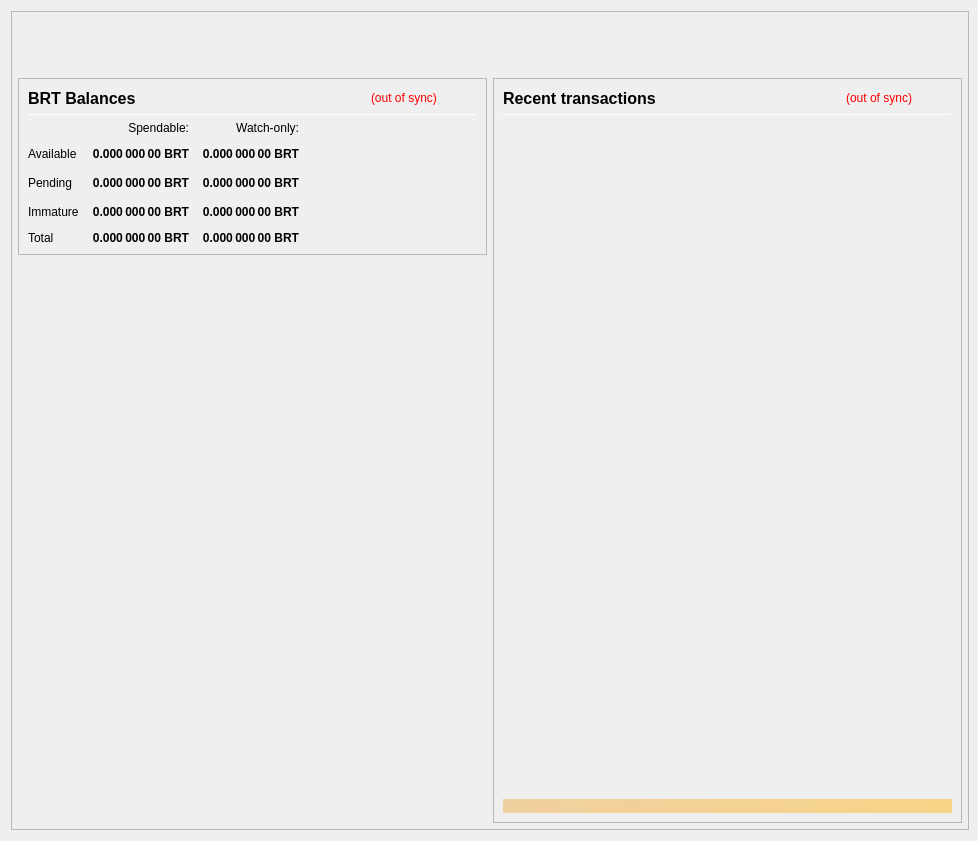
<?xml version="1.0" encoding="UTF-8"?>
<ui version="4.0">
 <class>OverviewPage</class>
 <widget class="QWidget" name="OverviewPage">
  <property name="geometry">
   <rect>
    <x>0</x>
    <y>0</y>
    <width>978</width>
    <height>841</height>
   </rect>
  </property>
  <property name="minimumSize">
   <size>
    <width>960</width>
    <height>682</height>
   </size>
  </property>
  <property name="font">
   <font>
    <weight>50</weight>
    <bold>false</bold>
   </font>
  </property>
  <property name="windowTitle">
   <string>Form</string>
  </property>
  <layout class="QVBoxLayout" name="topLayout" stretch="0">
   <property name="rightMargin">
    <number>9</number>
   </property>
   <item>
    <widget class="QFrame" name="frame_BG">
     <property name="minimumSize">
      <size>
       <width>850</width>
       <height>610</height>
      </size>
     </property>
     <property name="maximumSize">
      <size>
       <width>16777215</width>
       <height>16777215</height>
      </size>
     </property>
     <property name="frameShape">
      <enum>QFrame::StyledPanel</enum>
     </property>
     <property name="frameShadow">
      <enum>QFrame::Raised</enum>
     </property>
     <layout class="QVBoxLayout" name="verticalLayout_3" stretch="0">
      <property name="leftMargin">
       <number>0</number>
      </property>
      <property name="topMargin">
       <number>0</number>
      </property>
      <property name="rightMargin">
       <number>0</number>
      </property>
      <property name="bottomMargin">
       <number>6</number>
      </property>
      <item>
       <layout class="QVBoxLayout" name="verticalLayout_Master" stretch="0,1">
        <property name="leftMargin">
         <number>0</number>
        </property>
        <property name="topMargin">
         <number>0</number>
        </property>
        <property name="rightMargin">
         <number>0</number>
        </property>
        <property name="bottomMargin">
         <number>0</number>
        </property>
        <item>
         <widget class="QFrame" name="frame_Header">
          <layout class="QVBoxLayout" name="verticalLayout_Header" stretch="0">
           <property name="leftMargin">
            <number>0</number>
           </property>
           <property name="topMargin">
            <number>0</number>
           </property>
           <property name="rightMargin">
            <number>0</number>
           </property>
           <property name="bottomMargin">
            <number>0</number>
           </property>
           <item>
            <layout class="QHBoxLayout" name="horizontalLayout_Header" stretch="1,0">
             <property name="spacing">
              <number>6</number>
             </property>
             <item>
              <spacer name="horizontalSpacer_Header">
               <property name="orientation">
                <enum>Qt::Horizontal</enum>
               </property>
               <property name="sizeHint" stdset="0">
                <size>
                 <width>40</width>
                 <height>20</height>
                </size>
               </property>
              </spacer>
             </item>
             <item>
              <widget class="QLabel" name="labelOverviewHeaderRight">
               <property name="minimumSize">
                <size>
                 <width>464</width>
                 <height>60</height>
                </size>
               </property>
               <property name="maximumSize">
                <size>
                 <width>16777215</width>
                 <height>60</height>
                </size>
               </property>
               <property name="font">
                <font>
                 <pointsize>14</pointsize>
                </font>
               </property>
               <property name="text">
                <string/>
               </property>
               <property name="alignment">
                <set>Qt::AlignRight|Qt::AlignTrailing|Qt::AlignVCenter</set>
               </property>
              </widget>
             </item>
            </layout>
           </item>
          </layout>
         </widget>
        </item>
        <item>
         <widget class="QFrame" name="frame_Content">
          <layout class="QVBoxLayout" name="verticalLayout_Content">
           <property name="leftMargin">
            <number>6</number>
           </property>
           <property name="topMargin">
            <number>0</number>
           </property>
           <property name="rightMargin">
            <number>6</number>
           </property>
           <property name="bottomMargin">
            <number>0</number>
           </property>
           <item>
            <layout class="QHBoxLayout" name="horizontalLayout_Content" stretch="1,1">
             <property name="spacing">
              <number>6</number>
             </property>
             <item>
              <layout class="QVBoxLayout" name="verticalLayout_left" stretch="0,0">
               <item>
                <widget class="QFrame" name="frameBalances">
                 <property name="frameShape">
                  <enum>QFrame::StyledPanel</enum>
                 </property>
                 <property name="frameShadow">
                  <enum>QFrame::Raised</enum>
                 </property>
                 <layout class="QVBoxLayout" name="verticalLayout_4">
                  <item>
                   <layout class="QHBoxLayout" name="hlBalancesHeader" stretch="2,0,0">
                    <property name="spacing">
                     <number>6</number>
                    </property>
                    <item>
                     <widget class="QLabel" name="labelBalances">
                      <property name="minimumSize">
                       <size>
                        <width>0</width>
                        <height>0</height>
                       </size>
                      </property>
                      <property name="font">
                       <font>
                        <pointsize>12</pointsize>
                        <weight>75</weight>
                        <bold>true</bold>
                       </font>
                      </property>
                      <property name="text">
                       <string>BRT Balances</string>
                      </property>
                     </widget>
                    </item>
                    <item>
                     <widget class="QLabel" name="labelWalletStatus">
                      <property name="cursor">
                       <cursorShape>WhatsThisCursor</cursorShape>
                      </property>
                      <property name="toolTip">
                       <string>The displayed information may be out of date. Your wallet automatically synchronizes with the Barthor network after a connection is established, but this process has not completed yet.</string>
                      </property>
                      <property name="styleSheet">
                       <string notr="true">QLabel { color: red; }</string>
                      </property>
                      <property name="text">
                       <string notr="true">(out of sync)</string>
                      </property>
                      <property name="alignment">
                       <set>Qt::AlignLeading|Qt::AlignLeft|Qt::AlignVCenter</set>
                      </property>
                     </widget>
                    </item>
                    <item>
                     <spacer name="hsBalancesHeader">
                      <property name="orientation">
                       <enum>Qt::Horizontal</enum>
                      </property>
                      <property name="sizeHint" stdset="0">
                       <size>
                        <width>40</width>
                        <height>20</height>
                       </size>
                      </property>
                     </spacer>
                    </item>
                   </layout>
                  </item>
                  <item>
                   <widget class="Line" name="lineBalances">
                    <property name="minimumSize">
                     <size>
                      <width>0</width>
                      <height>1</height>
                     </size>
                    </property>
                    <property name="maximumSize">
                     <size>
                      <width>16777215</width>
                      <height>1</height>
                     </size>
                    </property>
                    <property name="orientation">
                     <enum>Qt::Horizontal</enum>
                    </property>
                   </widget>
                  </item>
                  <item>
                   <layout class="QGridLayout" name="gridLayout">
                    <property name="spacing">
                     <number>12</number>
                    </property>
                    <item row="2" column="2">
                     <widget class="QLabel" name="labelWatchPending">
                      <property name="font">
                       <font>
                        <weight>75</weight>
                        <bold>true</bold>
                       </font>
                      </property>
                      <property name="cursor">
                       <cursorShape>ArrowCursor</cursorShape>
                      </property>
                      <property name="toolTip">
                       <string>Unconfirmed transactions to watch-only addresses</string>
                      </property>
                      <property name="text">
                       <string notr="true">0.000 000 00 BRT</string>
                      </property>
                      <property name="alignment">
                       <set>Qt::AlignRight|Qt::AlignTrailing|Qt::AlignVCenter</set>
                      </property>
                      <property name="textInteractionFlags">
                       <set>Qt::NoTextInteraction</set>
                      </property>
                     </widget>
                    </item>
                    <item row="2" column="1">
                     <widget class="QLabel" name="labelUnconfirmed">
                      <property name="font">
                       <font>
                        <weight>75</weight>
                        <bold>true</bold>
                       </font>
                      </property>
                      <property name="cursor">
                       <cursorShape>ArrowCursor</cursorShape>
                      </property>
                      <property name="toolTip">
                       <string>Total of transactions that have yet to be confirmed, and do not yet count toward the spendable balance</string>
                      </property>
                      <property name="text">
                       <string notr="true">0.000 000 00 BRT</string>
                      </property>
                      <property name="alignment">
                       <set>Qt::AlignRight|Qt::AlignTrailing|Qt::AlignVCenter</set>
                      </property>
                      <property name="textInteractionFlags">
                       <set>Qt::NoTextInteraction</set>
                      </property>
                     </widget>
                    </item>
                    <item row="3" column="2">
                     <widget class="QLabel" name="labelWatchImmature">
                      <property name="font">
                       <font>
                        <weight>75</weight>
                        <bold>true</bold>
                       </font>
                      </property>
                      <property name="cursor">
                       <cursorShape>ArrowCursor</cursorShape>
                      </property>
                      <property name="toolTip">
                       <string>Staked or masternode rewards in watch-only addresses that has not yet matured</string>
                      </property>
                      <property name="text">
                       <string notr="true">0.000 000 00 BRT</string>
                      </property>
                      <property name="alignment">
                       <set>Qt::AlignRight|Qt::AlignTrailing|Qt::AlignVCenter</set>
                      </property>
                      <property name="textInteractionFlags">
                       <set>Qt::NoTextInteraction</set>
                      </property>
                     </widget>
                    </item>
                    <item row="4" column="0">
                     <widget class="QLabel" name="labelTotalText">
                      <property name="text">
                       <string>Total</string>
                      </property>
                      <property name="textInteractionFlags">
                       <set>Qt::NoTextInteraction</set>
                      </property>
                     </widget>
                    </item>
                    <item row="3" column="1">
                     <widget class="QLabel" name="labelImmature">
                      <property name="font">
                       <font>
                        <weight>75</weight>
                        <bold>true</bold>
                       </font>
                      </property>
                      <property name="cursor">
                       <cursorShape>ArrowCursor</cursorShape>
                      </property>
                      <property name="toolTip">
                       <string>Staked or masternode rewards that has not yet matured</string>
                      </property>
                      <property name="text">
                       <string notr="true">0.000 000 00 BRT</string>
                      </property>
                      <property name="alignment">
                       <set>Qt::AlignRight|Qt::AlignTrailing|Qt::AlignVCenter</set>
                      </property>
                      <property name="textInteractionFlags">
                       <set>Qt::NoTextInteraction</set>
                      </property>
                     </widget>
                    </item>
                    <item row="2" column="3">
                     <spacer name="hsBalances">
                      <property name="orientation">
                       <enum>Qt::Horizontal</enum>
                      </property>
                      <property name="sizeHint" stdset="0">
                       <size>
                        <width>40</width>
                        <height>20</height>
                       </size>
                      </property>
                     </spacer>
                    </item>
                    <item row="3" column="0">
                     <widget class="QLabel" name="labelImmatureText">
                      <property name="text">
                       <string>Immature</string>
                      </property>
                      <property name="textInteractionFlags">
                       <set>Qt::NoTextInteraction</set>
                      </property>
                     </widget>
                    </item>
                    <item row="4" column="1">
                     <widget class="QLabel" name="labelTotal">
                      <property name="font">
                       <font>
                        <weight>75</weight>
                        <bold>true</bold>
                       </font>
                      </property>
                      <property name="cursor">
                       <cursorShape>ArrowCursor</cursorShape>
                      </property>
                      <property name="toolTip">
                       <string>Your current total balance</string>
                      </property>
                      <property name="text">
                       <string notr="true">0.000 000 00 BRT</string>
                      </property>
                      <property name="alignment">
                       <set>Qt::AlignRight|Qt::AlignTrailing|Qt::AlignVCenter</set>
                      </property>
                      <property name="textInteractionFlags">
                       <set>Qt::NoTextInteraction</set>
                      </property>
                     </widget>
                    </item>
                    <item row="4" column="2">
                     <widget class="QLabel" name="labelWatchTotal">
                      <property name="font">
                       <font>
                        <weight>75</weight>
                        <bold>true</bold>
                       </font>
                      </property>
                      <property name="cursor">
                       <cursorShape>ArrowCursor</cursorShape>
                      </property>
                      <property name="toolTip">
                       <string>Current total balance in watch-only addresses</string>
                      </property>
                      <property name="text">
                       <string notr="true">0.000 000 00 BRT</string>
                      </property>
                      <property name="alignment">
                       <set>Qt::AlignRight|Qt::AlignTrailing|Qt::AlignVCenter</set>
                      </property>
                      <property name="textInteractionFlags">
                       <set>Qt::NoTextInteraction</set>
                      </property>
                     </widget>
                    </item>
                    <item row="0" column="2">
                     <widget class="QLabel" name="labelWatchonly">
                      <property name="text">
                       <string>Watch-only:</string>
                      </property>
                      <property name="alignment">
                       <set>Qt::AlignRight|Qt::AlignTrailing|Qt::AlignVCenter</set>
                      </property>
                     </widget>
                    </item>
                    <item row="1" column="0">
                     <widget class="QLabel" name="labelBalanceText">
                      <property name="text">
                       <string>Available</string>
                      </property>
                      <property name="textInteractionFlags">
                       <set>Qt::NoTextInteraction</set>
                      </property>
                     </widget>
                    </item>
                    <item row="1" column="1">
                     <widget class="QLabel" name="labelBalance">
                      <property name="font">
                       <font>
                        <weight>75</weight>
                        <bold>true</bold>
                       </font>
                      </property>
                      <property name="cursor">
                       <cursorShape>ArrowCursor</cursorShape>
                      </property>
                      <property name="toolTip">
                       <string>Your current spendable balance</string>
                      </property>
                      <property name="text">
                       <string notr="true">0.000 000 00 BRT</string>
                      </property>
                      <property name="alignment">
                       <set>Qt::AlignRight|Qt::AlignTrailing|Qt::AlignVCenter</set>
                      </property>
                      <property name="textInteractionFlags">
                       <set>Qt::NoTextInteraction</set>
                      </property>
                     </widget>
                    </item>
                    <item row="1" column="2">
                     <widget class="QLabel" name="labelWatchAvailable">
                      <property name="font">
                       <font>
                        <weight>75</weight>
                        <bold>true</bold>
                       </font>
                      </property>
                      <property name="cursor">
                       <cursorShape>ArrowCursor</cursorShape>
                      </property>
                      <property name="toolTip">
                       <string>Your current balance in watch-only addresses</string>
                      </property>
                      <property name="text">
                       <string notr="true">0.000 000 00 BRT</string>
                      </property>
                      <property name="alignment">
                       <set>Qt::AlignRight|Qt::AlignTrailing|Qt::AlignVCenter</set>
                      </property>
                      <property name="textInteractionFlags">
                       <set>Qt::NoTextInteraction</set>
                      </property>
                     </widget>
                    </item>
                    <item row="2" column="0">
                     <widget class="QLabel" name="labelPendingText">
                      <property name="text">
                       <string>Pending</string>
                      </property>
                      <property name="textInteractionFlags">
                       <set>Qt::NoTextInteraction</set>
                      </property>
                     </widget>
                    </item>
                    <item row="0" column="1">
                     <widget class="QLabel" name="labelSpendable">
                      <property name="text">
                       <string>Spendable:</string>
                      </property>
                      <property name="alignment">
                       <set>Qt::AlignRight|Qt::AlignTrailing|Qt::AlignVCenter</set>
                      </property>
                     </widget>
                    </item>
                   </layout>
                  </item>
                 </layout>
                </widget>
               </item>
               <item>
                <spacer name="verticalSpacer">
                 <property name="orientation">
                  <enum>Qt::Vertical</enum>
                 </property>
                 <property name="sizeHint" stdset="0">
                  <size>
                   <width>20</width>
                   <height>40</height>
                  </size>
                 </property>
                </spacer>
               </item>
              </layout>
             </item>
             <item>
              <layout class="QVBoxLayout" name="verticalLayout_right" stretch="1">
               <item>
                <widget class="QFrame" name="frame_RecentTransactions">
                 <property name="minimumSize">
                  <size>
                   <width>0</width>
                   <height>0</height>
                  </size>
                 </property>
                 <property name="frameShape">
                  <enum>QFrame::StyledPanel</enum>
                 </property>
                 <property name="frameShadow">
                  <enum>QFrame::Raised</enum>
                 </property>
                 <layout class="QVBoxLayout" name="verticalLayout_1" stretch="0,0,0,0,0">
                  <item>
                   <layout class="QHBoxLayout" name="horizontalLayout_2" stretch="2,0,0">
                    <property name="spacing">
                     <number>3</number>
                    </property>
                    <item>
                     <widget class="QLabel" name="label_4">
                      <property name="minimumSize">
                       <size>
                        <width>0</width>
                        <height>20</height>
                       </size>
                      </property>
                      <property name="font">
                       <font>
                        <pointsize>12</pointsize>
                        <weight>75</weight>
                        <bold>true</bold>
                       </font>
                      </property>
                      <property name="text">
                       <string>Recent transactions</string>
                      </property>
                     </widget>
                    </item>
                    <item>
                     <widget class="QLabel" name="labelTransactionsStatus">
                      <property name="cursor">
                       <cursorShape>WhatsThisCursor</cursorShape>
                      </property>
                      <property name="toolTip">
                       <string>The displayed information may be out of date. Your wallet automatically synchronizes with the Barthor network after a connection is established, but this process has not completed yet.</string>
                      </property>
                      <property name="styleSheet">
                       <string notr="true">QLabel { color: red; }</string>
                      </property>
                      <property name="text">
                       <string notr="true">(out of sync)</string>
                      </property>
                      <property name="alignment">
                       <set>Qt::AlignRight|Qt::AlignTrailing|Qt::AlignVCenter</set>
                      </property>
                     </widget>
                    </item>
                    <item>
                     <spacer name="horizontalSpacer">
                      <property name="orientation">
                       <enum>Qt::Horizontal</enum>
                      </property>
                      <property name="sizeHint" stdset="0">
                       <size>
                        <width>40</width>
                        <height>20</height>
                       </size>
                      </property>
                     </spacer>
                    </item>
                   </layout>
                  </item>
                  <item>
                   <widget class="Line" name="line">
                    <property name="minimumSize">
                     <size>
                      <width>0</width>
                      <height>1</height>
                     </size>
                    </property>
                    <property name="maximumSize">
                     <size>
                      <width>16777215</width>
                      <height>1</height>
                     </size>
                    </property>
                    <property name="orientation">
                     <enum>Qt::Horizontal</enum>
                    </property>
                   </widget>
                  </item>
                  <item>
                   <widget class="QListView" name="listTransactions">
                    <property name="minimumSize">
                     <size>
                      <width>0</width>
                      <height>0</height>
                     </size>
                    </property>
                    <property name="styleSheet">
                     <string notr="true">QListView { background: transparent; }</string>
                    </property>
                    <property name="frameShape">
                     <enum>QFrame::NoFrame</enum>
                    </property>
                    <property name="verticalScrollBarPolicy">
                     <enum>Qt::ScrollBarAlwaysOff</enum>
                    </property>
                    <property name="horizontalScrollBarPolicy">
                     <enum>Qt::ScrollBarAlwaysOff</enum>
                    </property>
                    <property name="selectionMode">
                     <enum>QAbstractItemView::NoSelection</enum>
                    </property>
                   </widget>
                  </item>
                  <item>
                   <spacer name="verticalSpacer_2">
                    <property name="orientation">
                     <enum>Qt::Vertical</enum>
                    </property>
                    <property name="sizeType">
                     <enum>QSizePolicy::Expanding</enum>
                    </property>
                    <property name="sizeHint" stdset="0">
                     <size>
                      <width>20</width>
                      <height>40</height>
                     </size>
                    </property>
                   </spacer>
                  </item>
                  <item>
                   <widget class="QLabel" name="labelAlerts">
                    <property name="maximumSize">
                     <size>
                      <width>16777215</width>
                      <height>16777215</height>
                     </size>
                    </property>
                    <property name="styleSheet">
                     <string notr="true">background-color: qlineargradient(x1: 0, y1: 0, x2: 1, y2: 0, stop:0 #F0D0A0, stop:1 #F8D488); color:#000000;</string>
                    </property>
                    <property name="text">
                     <string/>
                    </property>
                    <property name="wordWrap">
                     <bool>true</bool>
                    </property>
                    <property name="margin">
                     <number>3</number>
                    </property>
                   </widget>
                  </item>
                 </layout>
                </widget>
               </item>
              </layout>
             </item>
            </layout>
           </item>
          </layout>
         </widget>
        </item>
       </layout>
      </item>
     </layout>
    </widget>
   </item>
  </layout>
 </widget>
 <resources/>
 <connections/>
</ui>
